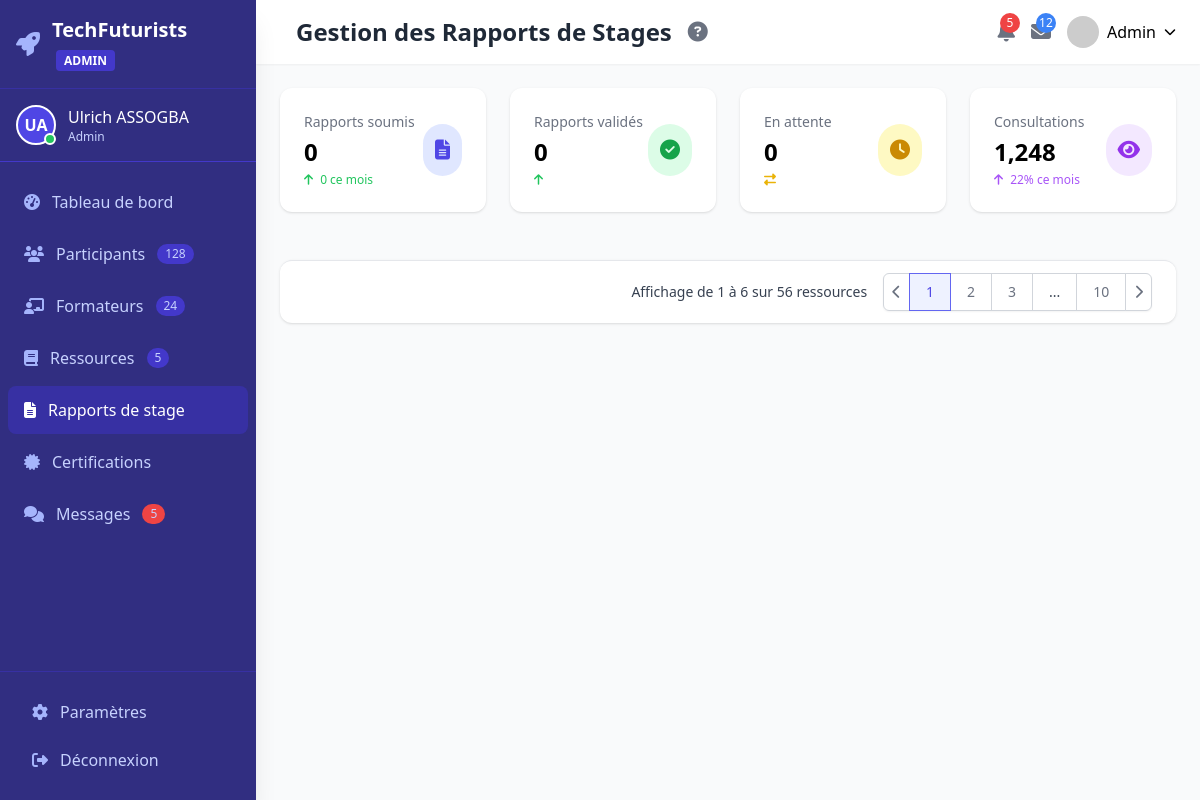
Page /reports/ (signed in) on the committed database.
### app/models/users.py (models this page shows, shortened)
class User(UserMixin, db.Model):
    id = db.Column(db.Integer, primary_key=True)
    email = db.Column(db.String(120), unique=True, nullable=False)
    first_name = db.Column(db.String(64), nullable=False)
    last_name = db.Column(db.String(64), nullable=False)
    password_hash = db.Column(db.String(128), nullable=False)
    role = db.Column(db.Enum(RoleEnum), default=RoleEnum.Participant)
    is_verified = db.Column(db.Boolean, default=False)
    created_at = db.Column(db.DateTime, default=datetime.utcnow)

### app/routes/reports.py (the view)
@bp.route('/')
@token_required
def index(current_user):
    if current_user.role in [RoleEnum.Admin, RoleEnum.Mentor]:
        reports = Report.query.all()
    else:
        reports = Report.query.filter_by(submitted_by=current_user.id).all()
    total_submitted = len(reports)
    total_approved = len([r for r in reports if r.status == ReportStatusEnum.Approved])
    total_in_review = len([r for r in reports if r.status == ReportStatusEnum.InReview])
    current_month = datetime.utcnow().month
    current_year = datetime.utcnow().year
    reports_this_month = Report.query.filter(
        extract('month', Report.submitted_at) == current_month,
        extract('year', Report.submitted_at) == current_year
    ).count()
    return render_template(
        'reports/index.html',
        reports=reports,
        user=current_user,
        total_submitted=total_submitted,
        total_approved=total_approved,
        total_in_review=total_in_review,
        reports_this_month=reports_this_month
    )

### app/models/users.py (called while the page is built)
@login_manager.user_loader
def load_user(user_id):
    return User.query.get(int(user_id))

### app/templates/reports/index.html (shortened to what this page needs)
<!DOCTYPE html>
<html lang="fr">
<head>
    <script src="https://cdn.tailwindcss.com"></script>
    <link rel="stylesheet" href="https://cdnjs.cloudflare.com/ajax/libs/font-awesome/6.4.0/css/all.min.css">
    <link rel="stylesheet" href="{{ url_for('static', filename='css/Admin.css') }}">
</head>
<body class="bg-gray-50 font-sans">
    <div class="flex h-screen overflow-hidden">
        {% include 'partials/sidebar.html' %}
        <div id="mainContent" class="flex-1 flex flex-col overflow-hidden lg:ml-64 transition-all duration-300 ease-in-out">
            {% include 'partials/reports/header.html' %}
            <main class="flex-1 overflow-y-auto p-4 sm:p-6 bg-gray-50">
                {% include 'sections/reports/stats_cards.html' %}
                {% include 'partials/pagination.html' %}
            </main>
        </div>
    </div>
</body>
</html>

### app/templates/partials/sidebar.html (shortened to what this page needs)
<body>
    <div id="sidebar" class="fixed inset-y-0 left-0 z-50 w-64 bg-indigo-900 text-white transition-all duration-300 ease-in-out shadow-xl lg:transform-none">
        <div class="flex flex-col h-full">
            <div class="flex items-center justify-between p-4 border-b border-indigo-800">
                <div class="flex items-center space-x-3">
                    <i class="fas fa-rocket text-2xl text-indigo-300"></i>
                    <span class="logo-text text-xl font-bold">TechFuturists <span class="text-xs bg-indigo-700 px-2 py-0.5 rounded ml-1">ADMIN</span></span>
                </div>
            </div>
            <div class="user-info p-4 flex items-center space-x-3 border-b border-indigo-700">
                <div class="relative">
                    <div class="w-10 h-10 rounded-full bg-indigo-600 text-white flex items-center justify-center font-semibold border-2 border-white">
                        {{ user.first_name[0] }}{{ user.last_name[0] }}
                    </div>
                    <span class="absolute bottom-0 right-0 w-3 h-3 bg-green-500 rounded-full border-2 border-white"></span>
                </div>
                <div>
                    <div class="font-medium">{{ user.first_name }} {{ user.last_name }}</div>
                    <div class="text-xs text-indigo-200">{{ user.role.value }}</div>
                </div>
            </div>
            <nav class="flex-1 overflow-y-auto py-4">
                <div class="space-y-1 px-2">
                    <a href="{{url_for('admin.dashboard')}}"
                       class="flex items-center space-x-3 px-4 py-3 hover:bg-indigo-800 rounded-lg {% if request.endpoint == 'admin.dashboard' %}bg-indigo-800 text-white{% else %}text-indigo-200{% endif %} transition">
                        <i class="fas fa-tachometer-alt {% if request.endpoint == 'admin.dashboard' %}text-white{% else %}text-indigo-300{% endif %}"></i>
                        <span class="nav-text">Tableau de bord</span>
                    </a>
                    <a href="{{url_for('participant.list_participants')}}"
                       class="flex items-center space-x-3 px-4 py-3 hover:bg-indigo-800 rounded-lg {% if request.endpoint.startswith('participant.') %}bg-indigo-800 text-white{% else %}text-indigo-200{% endif %} transition">
                        <i class="fas fa-users {% if request.endpoint.startswith('participant.') %}text-white{% else %}text-indigo-300{% endif %}"></i>
                        <span class="nav-text">Participants</span>
                        <span class="ml-auto bg-indigo-700 text-xs px-2 py-0.5 rounded-full">128</span>
                    </a>
                    <a href="#"
                       class="flex items-center space-x-3 px-4 py-3 hover:bg-indigo-800 rounded-lg {% if request.endpoint.startswith('trainer.') %}bg-indigo-800 text-white{% else %}text-indigo-200{% endif %} transition">
                        <i class="fas fa-chalkboard-teacher {% if request.endpoint.startswith('trainer.') %}text-white{% else %}text-indigo-300{% endif %}"></i>
                        <span class="nav-text">Formateurs</span>
                        <span class="ml-auto bg-indigo-700 text-xs px-2 py-0.5 rounded-full">24</span>
                    </a>
                    <a href="{{url_for('resources.index')}}"
                       class="flex items-center space-x-3 px-4 py-3 hover:bg-indigo-800 rounded-lg {% if request.endpoint.startswith('resources.') %}bg-indigo-800 text-white{% else %}text-indigo-200{% endif %} transition">
                        <i class="fas fa-book {% if request.endpoint.startswith('resources.') %}text-white{% else %}text-indigo-300{% endif %}"></i>
                        <span class="nav-text">Ressources</span>
                        <span class="ml-auto bg-indigo-700 text-xs px-2 py-0.5 rounded-full">5</span>
                    </a>
                    <a href="{{url_for('reports.index')}}"
                       class="flex items-center space-x-3 px-4 py-3 hover:bg-indigo-800 rounded-lg {% if request.endpoint.startswith('reports.') %}bg-indigo-800 text-white{% else %}text-indigo-200{% endif %} transition">
                        <i class="fas fa-file-alt {% if request.endpoint.startswith('reports.') %}text-white{% else %}text-indigo-300{% endif %}"></i>
                        <span class="nav-text">Rapports de stage</span>
                    </a>
                    <a href="#"
                       class="flex items-center space-x-3 px-4 py-3 hover:bg-indigo-800 rounded-lg {% if request.endpoint.startswith('certifications.') %}bg-indigo-800 text-white{% else %}text-indigo-200{% endif %} transition">
                        <i class="fas fa-certificate {% if request.endpoint.startswith('certifications.') %}text-white{% else %}text-indigo-300{% endif %}"></i>
                        <span class="nav-text">Certifications</span>
                    </a>
                    <a href="#"
                       class="flex items-center space-x-3 px-4 py-3 hover:bg-indigo-800 rounded-lg {% if request.endpoint.startswith('messages.') %}bg-indigo-800 text-white{% else %}text-indigo-200{% endif %} transition">
                        <i class="fas fa-comments {% if request.endpoint.startswith('messages.') %}text-white{% else %}text-indigo-300{% endif %}"></i>
                        <span class="nav-text">Messages</span>
                        <span class="ml-auto bg-red-500 text-xs px-2 py-0.5 rounded-full">5</span>
                    </a>
                </div>
            </nav>
            <div class="p-4 border-t border-indigo-800">
                <a href="#"
                   class="flex items-center space-x-3 px-4 py-3 hover:bg-indigo-800 rounded-lg {% if request.endpoint.startswith('settings.') %}bg-indigo-800 text-white{% else %}text-indigo-200{% endif %} transition">
                    <i class="fas fa-cog {% if request.endpoint.startswith('settings.') %}text-white{% else %}text-indigo-300{% endif %}"></i>
                    <span class="nav-text">Paramètres</span>
                </a>
                <a href="#"
                    id="logoutButton"
                   class="flex items-center space-x-3 px-4 py-3 hover:bg-indigo-800 rounded-lg text-indigo-200 hover:text-white transition">
                    <i class="fas fa-sign-out-alt text-indigo-300"></i>
                    <span class="nav-text">Déconnexion</span>
                </a>
            </div>
        </div>
    </div>
    </body>

### rows in the picture
User: first_name "U", last_name "A", first_name "Ulrich", last_name "ASSOGBA", role.value "Admin"

### other values in the picture
{{ total_submitted }} "0"
{{ reports_this_month }} "0"
{{ total_approved }} "0"
{{ total_in_review }} "0"
